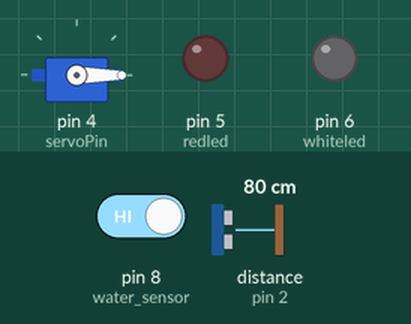
This sketch was run on a simulated Arduino Uno, built with avr-gcc and run on an emulated ATmega328P. On the bench: servo, output pins drawn as LEDs (lit = HIGH). Wiring (inferred from the names in the program): ultrasonic range finder: trigger pin 3; echo pin 2. The inputs (shaded band) are chosen by the test bench; at power-on: distance to the obstacle (sensor on pin 2) 80 cm, pin 8 (water_sensor) HIGH. The echo pulse lasts 58.3 µs per cm; pins used as bus, display or sensor lines are not drawn.

Above: at 1.2 s.
1.3 s: distance to the obstacle (sensor on pin 2) set to 2 cm
At 2.3 s:
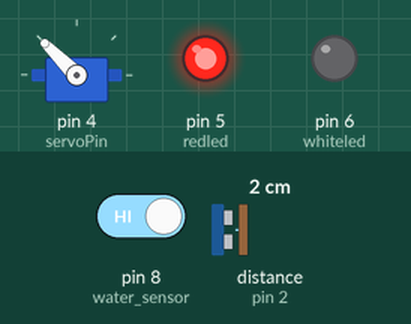
2.8 s: pin 8 (water_sensor) driven LOW
At 3.3 s:
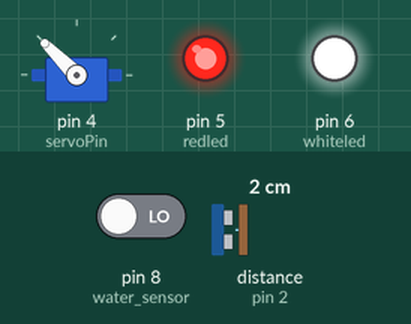
4.3 s: distance to the obstacle (sensor on pin 2) set to 18 cm
At 5.5 s:
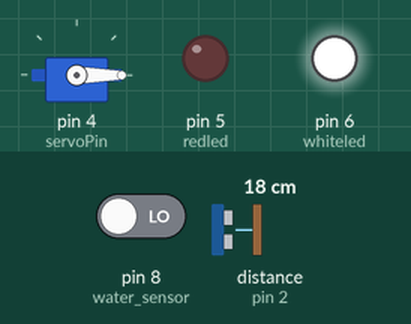
5.8 s: distance to the obstacle (sensor on pin 2) set to 4 cm
At 6.8 s:
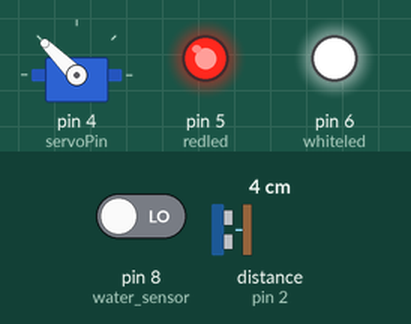
7.3 s: distance to the obstacle (sensor on pin 2) set to 35 cm
At 8.0 s:
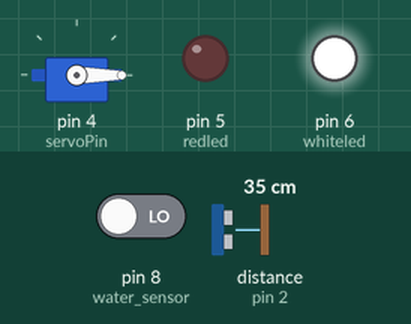
Timing chart, 0 to 9.8 s (numbered marks = the images above; inputs shaded):
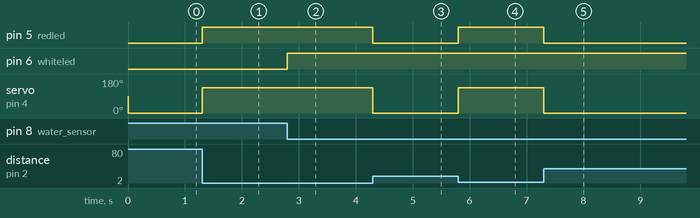

Measured:
- after the input at 1.3 s, pin 5 (redled): LOW → HIGH at once; servo on pin 4 (servoPin): 0° → 135° at once
- after the input at 2.8 s, pin 6 (whiteled): LOW → HIGH at once
- after the input at 4.3 s, pin 5 (redled): HIGH → LOW at once; servo on pin 4 (servoPin): 135° → 0° at once
- after the input at 5.8 s, pin 5 (redled): LOW → HIGH at once; servo on pin 4 (servoPin): 0° → 135° at once
- after the input at 7.3 s, pin 5 (redled): HIGH → LOW at once; servo on pin 4 (servoPin): 135° → 0° at once

The sketch:

code.ino
```cpp
// Arduino based tap Leak Detector

// Initializing Ultrasonic Sensor
const int trigPin = 3; // Trigger Pin of Ultrasonic Sensor
const int echoPin = 2; // Echo Pin of Ultrasonic Sensor
int redled = 5;        // Red LED pin

// Initializing Servo Motor
#include <Servo.h>
int servoPin = 4;      // Servo motor pin
Servo servo;           // Servo object
int servoAngle = 0;    // servo position in degrees
boolean flag = false;  // Flag variable

// Initializing Water Sensor
int water_sensor = 8;  // Water sensor pin
int whiteled = 6;      // White LED pin

void setup() {
  // Ultrasonic Sensor Setup
  pinMode(redled, OUTPUT);   // Set red LED as output
  pinMode(trigPin, OUTPUT);  // Set trigger pin as output
  pinMode(echoPin, INPUT);   // Set echo pin as input

  // Servo Motor Setup
  Serial.begin(9600);        // Initialize serial communication
  servo.attach(servoPin);    // Attach servo to pin

  // Water Sensor Setup
  pinMode(water_sensor, INPUT);  // Set water sensor as input
  pinMode(whiteled, OUTPUT);     // Set white LED as output
}

void loop() {
  // Ultrasonic sensor distance measurement
  long duration, distance;

  // Send ultrasonic pulse
  digitalWrite(trigPin, LOW);
  delayMicroseconds(5);
  digitalWrite(trigPin, HIGH);
  delayMicroseconds(10);
  digitalWrite(trigPin, LOW);

  // Measure echo duration
  duration = pulseIn(echoPin, HIGH);

  // Calculate distance in centimeters
  distance = (duration / 2) / 29.1;

  // Check if object is within 10cm (leak detection)
  if (distance < 10) {
    digitalWrite(redled, HIGH);  // Turn on red LED
    servo.write(135);            // Move servo to 135 degrees
  } else {
    digitalWrite(redled, LOW);   // Turn off red LED
    servo.write(-135);           // Move servo to -135 degrees
  }

  // Check water sensor status
  if (digitalRead(water_sensor) == LOW) {
    digitalWrite(whiteled, HIGH);  // Turn on white LED if water detected
  } else {
    digitalWrite(whiteled, LOW);   // Turn off white LED if no water
  }
}
```
